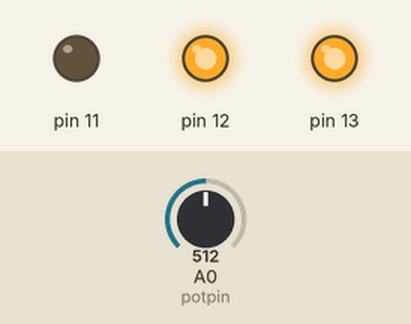
Bench run of a sketch on a simulated Arduino Uno, built with avr-gcc and run on an emulated ATmega328P. On the bench: output pins drawn as LEDs (lit = HIGH). The inputs (shaded band) are chosen by the test bench; at power-on: A0 (potpin) = 512.

Above: at 1.2 s.
1.3 s: A0 (potpin) set to 716
At 1.7 s:
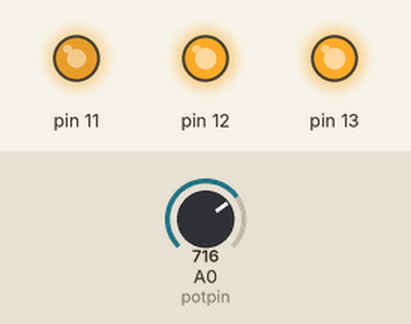
2.8 s: A0 (potpin) set to 752
At 4.0 s:
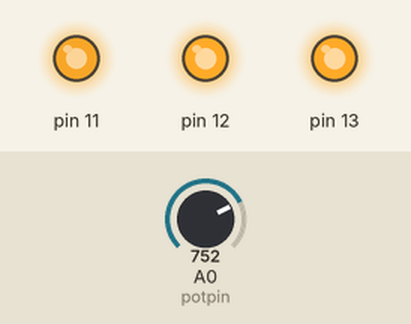
4.3 s: A0 (potpin) set to 768
At 5.2 s:
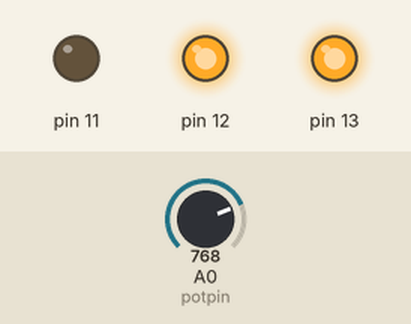
5.8 s: A0 (potpin) set to 900
At 6.4 s:
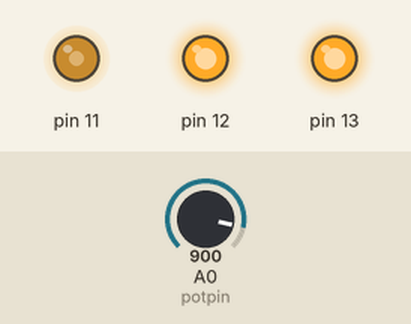
7.3 s: A0 (potpin) set to 306
At 8.3 s:
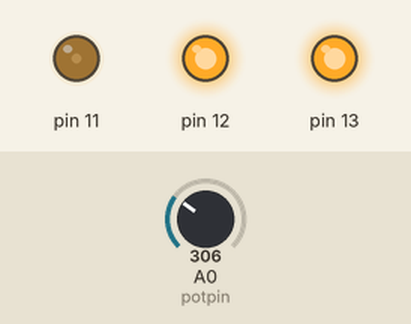
Timing chart, 0 to 9.8 s (numbered marks = the images above; inputs shaded):
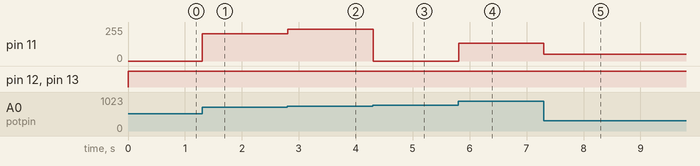

The sketch:

potentialmeter3Led_cccc.ino
```cpp
 int potpin=A0 ;
 int potvalue=0;
 void setup() {
  //
 pinMode(13,OUTPUT);
 pinMode(12,OUTPUT);
pinMode(11,OUTPUT);
}

void loop() {
  // put your main code here, to run repeatedly:
potvalue=analogRead(potpin);
analogWrite(13,potvalue);
analogWrite(12,potvalue);
analogWrite(11,potvalue);
delay(10);
}
```

Measured:
- the behaviour switches between 767 and 768 on A0 (potpin) (found by bisection; images 2 and 3)
- after the input at 1.3 s, pin 11: 0/255 → 204/255 at once
- after the input at 2.8 s, pin 11: 204/255 → 240/255 at once
- after the input at 4.3 s, pin 11: 240/255 → 0/255 at once
- after the input at 5.8 s, pin 11: 0/255 → 132/255 at once
- after the input at 7.3 s, pin 11: 132/255 → 50/255 at once
